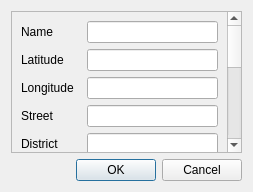
<?xml version="1.0" encoding="UTF-8"?>
<ui version="4.0">
 <class>LandmarkAddDialog</class>
 <widget class="QDialog" name="LandmarkAddDialog">
  <property name="geometry">
   <rect>
    <x>0</x>
    <y>0</y>
    <width>253</width>
    <height>192</height>
   </rect>
  </property>
  <property name="windowTitle">
   <string>Add Landmark</string>
  </property>
  <layout class="QVBoxLayout" name="verticalLayout">
   <item>
    <widget class="QScrollArea" name="scrollArea">
     <property name="widgetResizable">
      <bool>true</bool>
     </property>
     <widget class="QWidget" name="scrollAreaWidgetContents_2">
      <property name="geometry">
       <rect>
        <x>0</x>
        <y>-286</y>
        <width>216</width>
        <height>417</height>
       </rect>
      </property>
      <layout class="QGridLayout" name="gridLayout_2">
       <item row="0" column="0">
        <layout class="QGridLayout" name="gridLayout">
         <item row="0" column="0">
          <widget class="QLabel" name="label_3">
           <property name="text">
            <string>Name</string>
           </property>
          </widget>
         </item>
         <item row="0" column="1">
          <widget class="QLineEdit" name="nameLineEdit"/>
         </item>
         <item row="1" column="0">
          <widget class="QLabel" name="label">
           <property name="text">
            <string>Latitude</string>
           </property>
          </widget>
         </item>
         <item row="1" column="1">
          <widget class="QLineEdit" name="latitudeLineEdit"/>
         </item>
         <item row="2" column="0">
          <widget class="QLabel" name="label_2">
           <property name="text">
            <string>Longitude</string>
           </property>
          </widget>
         </item>
         <item row="2" column="1">
          <widget class="QLineEdit" name="longitudeLineEdit"/>
         </item>
         <item row="3" column="0">
          <widget class="QLabel" name="label_6">
           <property name="text">
            <string>Street</string>
           </property>
          </widget>
         </item>
         <item row="3" column="1">
          <widget class="QLineEdit" name="streetLineEdit"/>
         </item>
         <item row="4" column="0">
          <widget class="QLabel" name="label_5">
           <property name="text">
            <string>District</string>
           </property>
          </widget>
         </item>
         <item row="4" column="1">
          <widget class="QLineEdit" name="districtLineEdit"/>
         </item>
         <item row="5" column="0">
          <widget class="QLabel" name="label_4">
           <property name="text">
            <string>City</string>
           </property>
          </widget>
         </item>
         <item row="5" column="1">
          <widget class="QLineEdit" name="cityLineEdit"/>
         </item>
         <item row="6" column="0">
          <widget class="QLabel" name="label_7">
           <property name="text">
            <string>State</string>
           </property>
          </widget>
         </item>
         <item row="6" column="1">
          <widget class="QLineEdit" name="stateLineEdit"/>
         </item>
         <item row="7" column="0">
          <widget class="QLabel" name="label_8">
           <property name="text">
            <string>Country</string>
           </property>
          </widget>
         </item>
         <item row="7" column="1">
          <widget class="QLineEdit" name="countryLineEdit">
           <property name="text">
            <string/>
           </property>
          </widget>
         </item>
         <item row="8" column="0">
          <widget class="QLabel" name="label_10">
           <property name="text">
            <string>Description</string>
           </property>
          </widget>
         </item>
         <item row="8" column="1">
          <widget class="QLineEdit" name="descriptionLineEdit"/>
         </item>
         <item row="9" column="0">
          <widget class="QLabel" name="label_11">
           <property name="text">
            <string>Icon Url</string>
           </property>
          </widget>
         </item>
         <item row="9" column="1">
          <widget class="QLineEdit" name="iconUrlLineEdit">
           <property name="text">
            <string/>
           </property>
          </widget>
         </item>
         <item row="10" column="0">
          <widget class="QLabel" name="label_12">
           <property name="text">
            <string>Url</string>
           </property>
          </widget>
         </item>
         <item row="10" column="1">
          <widget class="QLineEdit" name="urlLineEdit">
           <property name="text">
            <string/>
           </property>
          </widget>
         </item>
         <item row="11" column="0">
          <widget class="QLabel" name="label_13">
           <property name="text">
            <string>Phone</string>
           </property>
          </widget>
         </item>
         <item row="11" column="1">
          <widget class="QLineEdit" name="phoneLineEdit">
           <property name="text">
            <string/>
           </property>
          </widget>
         </item>
         <item row="12" column="0">
          <widget class="QLabel" name="label_9">
           <property name="text">
            <string>Radius</string>
           </property>
          </widget>
         </item>
         <item row="12" column="1">
          <widget class="QLineEdit" name="radiusLineEdit">
           <property name="text">
            <string/>
           </property>
          </widget>
         </item>
        </layout>
       </item>
      </layout>
     </widget>
    </widget>
   </item>
   <item>
    <widget class="QDialogButtonBox" name="buttonBox">
     <property name="orientation">
      <enum>Qt::Horizontal</enum>
     </property>
     <property name="standardButtons">
      <set>QDialogButtonBox::Cancel|QDialogButtonBox::Ok</set>
     </property>
    </widget>
   </item>
  </layout>
 </widget>
 <resources/>
 <connections>
  <connection>
   <sender>buttonBox</sender>
   <signal>accepted()</signal>
   <receiver>LandmarkAddDialog</receiver>
   <slot>accept()</slot>
   <hints>
    <hint type="sourcelabel">
     <x>248</x>
     <y>254</y>
    </hint>
    <hint type="destinationlabel">
     <x>157</x>
     <y>274</y>
    </hint>
   </hints>
  </connection>
  <connection>
   <sender>buttonBox</sender>
   <signal>rejected()</signal>
   <receiver>LandmarkAddDialog</receiver>
   <slot>reject()</slot>
   <hints>
    <hint type="sourcelabel">
     <x>316</x>
     <y>260</y>
    </hint>
    <hint type="destinationlabel">
     <x>286</x>
     <y>274</y>
    </hint>
   </hints>
  </connection>
 </connections>
</ui>
